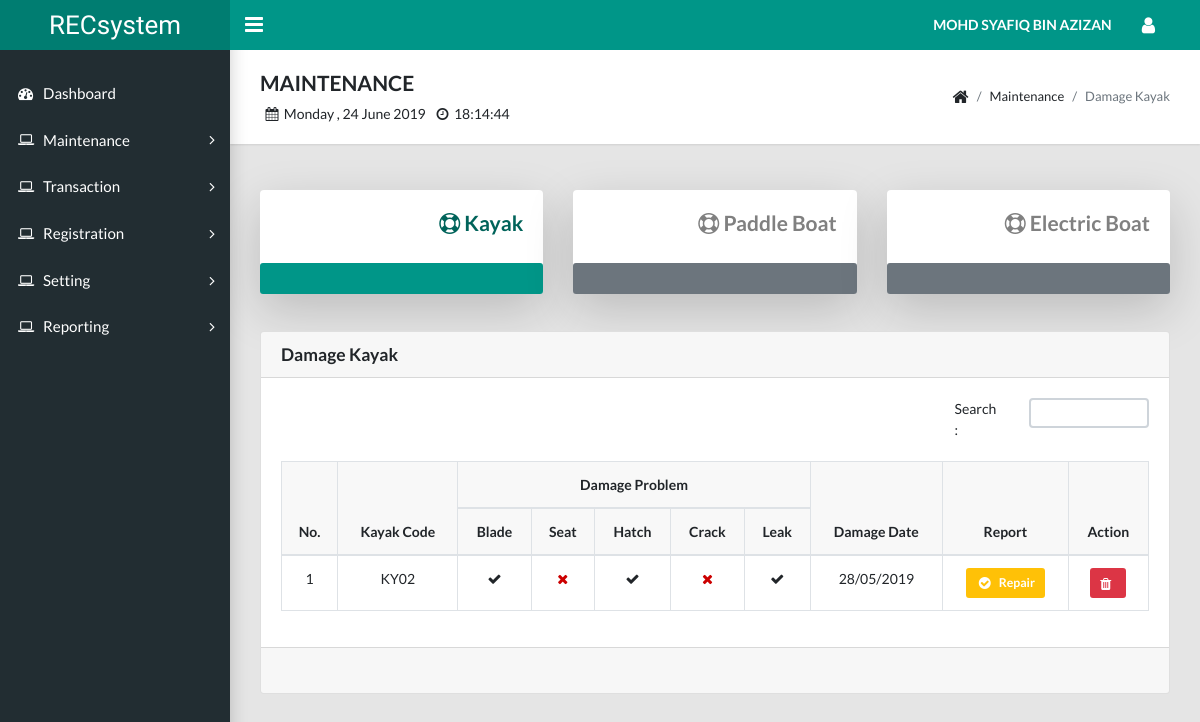
Page /manager/maintenance_kayak_damage_list.php (signed in) on the committed database.
### tables this page shows
CREATE TABLE `user_manager` (
  `manager_id` int(11) NOT NULL,
  `manager_full` varchar(255) NOT NULL,
  `manager_email` varchar(255) NOT NULL,
  `manager_password` varchar(255) NOT NULL,
  `manager_phone` varchar(255) NOT NULL,
  `manager_address` varchar(255) DEFAULT NULL
);

CREATE TABLE `damage_kayak` (
  `dam_kyk_id` int(11) NOT NULL,
  `dam_kyk_blade` int(11) NOT NULL,
  `dam_status_blade` int(11) NOT NULL,
  `done_date_blade` datetime NOT NULL,
  `done_price_blade` double NOT NULL,
  `dam_kyk_seat` int(11) NOT NULL,
  `dam_status_seat` int(11) NOT NULL,
  `done_date_seat` datetime NOT NULL,
  `done_price_seat` double NOT NULL,
  `dam_kyk_hatch` int(11) NOT NULL,
  `dam_status_hatch` int(11) NOT NULL,
  `done_date_hatch` datetime NOT NULL,
  `done_price_hatch` double NOT NULL,
  `dam_kyk_crack` int(11) NOT NULL,
  `dam_status_crack` int(11) NOT NULL,
  `done_date_crack` datetime NOT NULL,
  `done_price_crack` double NOT NULL,
  `dam_kyk_leak` int(11) NOT NULL,
  `dam_status_leak` int(11) NOT NULL,
  `done_date_leak` datetime NOT NULL,
  `done_price_leak` double NOT NULL,
  `dam_kyk_date` datetime NOT NULL,
  `rep_kyk_status` int(11) NOT NULL,
  `rep_kyk_date` datetime NOT NULL,
  `done_kyk_price` double NOT NULL,
  `done_kyk_date` datetime NOT NULL,
  `done_kyk_status` int(11) NOT NULL,
  `new_id` int(11) NOT NULL
);

CREATE TABLE `facility_new` (
  `new_id` int(11) NOT NULL,
  `new_code` varchar(255) NOT NULL,
  `new_model` varchar(255) NOT NULL,
  `new_color` varchar(255) NOT NULL,
  `new_receive` datetime NOT NULL,
  `new_price` double NOT NULL,
  `new_damage` int(11) NOT NULL,
  `fac_id` int(11) NOT NULL
);

### manager/maintenance_kayak_damage_list.php (the view, shortened to what this page needs)
<?php include "header.php"; ?>
<?php include "navbar.php"; ?>
<?php include "sidebar.php"; ?>
<?php include "dbconnection.php"; ?>
<body class="app sidebar-mini rtl">
  <main class="app-content">
    <div class="app-title">
      <div>
        <h4>MAINTENANCE</h4><span id="date_time"></span></small>
      </div>
      <ul class="app-breadcrumb breadcrumb side">
        <li class="breadcrumb-item"><i class="fa fa-home fa-lg"></i></li>
        <li class="breadcrumb-item">Maintenance</li>
        <li class="breadcrumb-item active">Damage Kayak</li>
      </ul>
    </div>
    <?php include "maintenance_kayak_bar.php"; ?>
    <div class="row">
      <div class="col-md-12">
        <div class="bs-component">
          <div class="card">
            <h5 class="card-header">Damage Kayak</h5>
            <div class="card-body">
              <div class="row">
                <div class="col-lg-9">
                </div>
                <div class="col-lg-1">
                  Search:
                </div>
                <div class="col-lg-2">
                  <input type="search" class="form-control form-control-sm" name="filter" value="" id="filter">
                </div>
              </div><br />
              <table class="table table-hover table-bordered">
                <thead bgcolor=#f8f8f8>
                  <tr align="center">
                    <th rowspan="2">No.</th>
                    <th rowspan="2">Kayak Code</th>
                    <th colspan="5"><center>Damage Problem</center></th>
                    <th rowspan="2">Damage Date</th>
                    <th rowspan="2">Report</th>
                    <th rowspan="2">Action</th>
                  </tr>
                  <tr align="center">
                    <th>Blade</th>
                    <th>Seat</th>
                    <th>Hatch</th>
                    <th>Crack</th>
                    <th>Leak</th>
                  </tr>
                </thead>
                <tbody>
                  <?php
                  $repStatus = 0;
                  $doneStatus = 0;
                  $v = 0;
                  $stmt = $conn->prepare("SELECT  damage.dam_kyk_id as dam_id, damage.dam_kyk_date as dam_date, damage.dam_kyk_blade as dam_blade, damage.dam_kyk_seat as dam_seat, damage.dam_kyk_hatch as dam_hatch,
                    damage.dam_kyk_crack as dam_crack, damage.dam_kyk_leak as dam_leak, damage.rep_kyk_status as rep_status,
                    facility.new_id as new_id, facility.new_code as new_code
                    FROM `damage_kayak` AS damage
                    JOIN `facility_new` AS facility ON damage.new_id=facility.new_id
                    AND  damage.rep_kyk_status=? AND damage.done_kyk_status=? ORDER BY damage.dam_kyk_date ASC");
                    $stmt->bind_param("ss", $repStatus, $doneStatus);
                    $stmt->execute();
                    $result = $stmt->get_result();
                    while($row = $result->fetch_assoc())
                    {
                      $new_id= $row['new_id'];
                      $new_code = $row['new_code'];
                      $dam_id = $row['dam_id'];
                      $dam_date = date_format(date_create($row['dam_date']), 'd/m/Y');
                      $dam_blade = $row['dam_blade'];
                      $dam_seat = $row['dam_seat'];
                      $dam_hatch = $row['dam_hatch'];
                      $dam_crack = $row['dam_crack'];
                      $dam_leak = $row['dam_leak'];
                      $rep_status = $row['rep_status'];
                      $v++;
                      ?>
                      <tr align="center">
                        <td><?php echo $v; ?></td>
                        <td><?php echo $new_code; ?></td>
                        <td>
                          <?php
                          if($dam_blade==1){
                            echo "<font color='#cc0000'><b><i class='fa fa-times'></i></b></font>";
                          }
                          else{
                            echo "<b><i class='fa fa-check'></i></b>";
                          }
                          ?>
                        </td>
                        <td>
                          <?php
                          if($dam_seat==1){
                            echo "<font color='#cc0000'><b><i class='fa fa-times'></i></b></font>";
                          }
                          else{
                            echo "<b><i class='fa fa-check'></i></b>";
                          }
                          ?>
                        </td>
                        <td>
                          <?php
                          if($dam_hatch==1){
                            echo "<font color='#cc0000'><b><i class='fa fa-times'></i></b></font>";
                          }
                          else{
                            echo "<b><i class='fa fa-check'></i></b>";
                          }
                          ?>
                        </td>
                        <td>
                          <?php
                          if($dam_crack==1){
                            echo "<font color='#cc0000'><b><i class='fa fa-times'></i></b></font>";
                          }
                          else{
                            echo "<b><i class='fa fa-check'></i></b>";
                          }
                          ?>
                        </td>
                        <td>
                          <?php
                          if($dam_leak==1){
                            echo "<font color='#cc0000'><b><i class='fa fa-times'></i></b></font>";
                          }
                          else{
                            echo "<b><i class='fa fa-check'></i></b>";
                          }
                          ?>
                        </td>
                        <td><?php echo $dam_date ?></td>
                        <td>
                          <form action='maintenance_kayak_status.php' method='post' >
                            <?php
                            if($rep_status==1){
                              echo "<a onclick='return confirm(\"Are You Sure?\");'><button class='btn btn-danger btn-sm' name='cancel'><i class='fa fa-trash'></i></button></a>";
                            }
                            else{
                              echo "<a onclick='return confirm(\"Are You Sure?\");'><button class='btn btn-warning btn-sm' style='color:#ffffff;' name='repair'><i class='fa fa-fw fa-lg fa-check-circle'></i>Repair</button></a>";
                            }
                            ?>
                          </form>
                        </td>
                        <td><a href="maintenance_kayak_damage_delete.php?new_id=<?php echo $new_id; ?>&&dam_id=<?php echo $dam_id; ?>" onclick="return confirm('Are you sure?');"><button  class="btn btn-danger btn-sm"><i class="fa fa-trash"></i></button></a></td>
                      </tr>
                    <?php } ?>
                  </tbody>
                </table>
              </div>
              <div class="card-footer">
              </div>
            </div>
          </div>
        </div>
      </div>
    </main>
  </body>
  </html>

### manager/identification.php
<?php
function manager(){
include "dbconnection.php";
  	$id = $_SESSION['manager_id'];
    $stmt = $conn->prepare("SELECT * FROM `user_manager` WHERE manager_id=?");
    $stmt->bind_param("s", $id);
    $stmt->execute();
    $result = $stmt->get_result();
    $row = $result->fetch_assoc();
      $manager_full = $row ['manager_full'];
      echo strtoupper($manager_full);
}
 ?>

### rows in the picture
user_manager: manager_full "MOHD SYAFIQ BIN AZIZAN"
damage_kayak: new.new_code "KY02", dam_kyk_blade 0 (drawn), dam_kyk_seat 1 (drawn), dam_kyk_hatch 0 (drawn), dam_kyk_crack 1 (drawn), dam_kyk_leak 0 (drawn), dam_kyk_date "28/05/2019", rep_kyk_status 0 (drawn)
